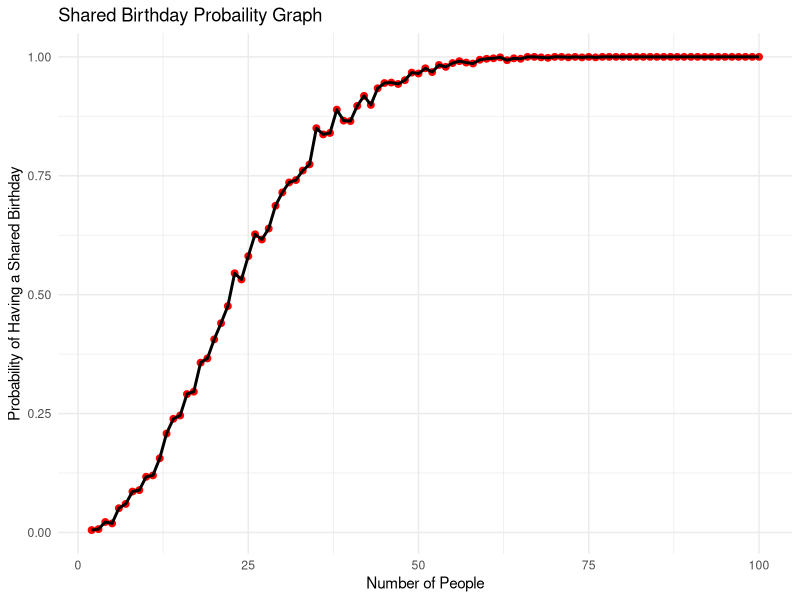
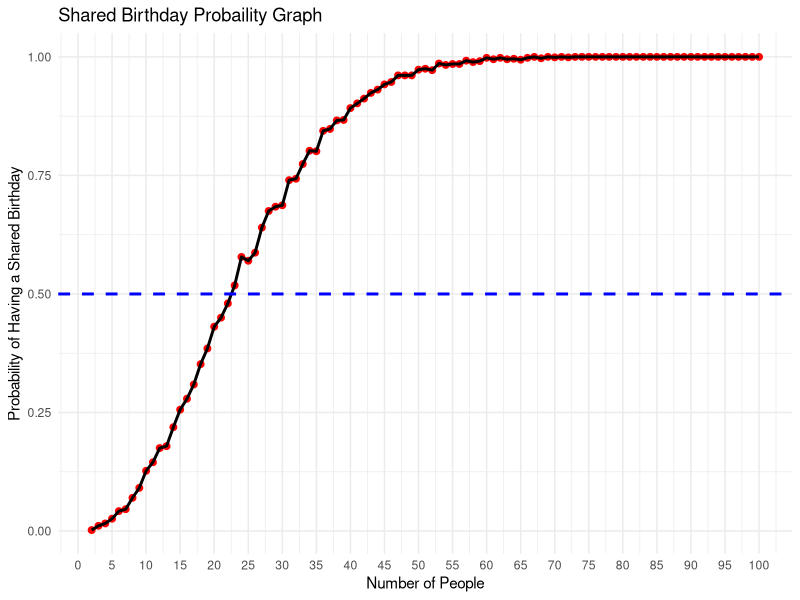

The R script that drew these images, in order:
## ---- chunk 1
library(tidyverse)
library(purrr)
library(ggplot2)
## ---- chunk 2
sim_shared_bday <- function(N){
  bdays <- sample(1:365, N, replace = TRUE)
  return(length(bdays) != length(unique(bdays)))
}
## ---- chunk 3
library(purrr)

estimate_shared_bday <- function(N, num_sims) {
  outcome <- map_lgl(1:num_sims, ~ sim_shared_bday(N))
  return(mean(outcome))
}
## ---- chunk 4
grp_size <- 2:100
num_sims <- 1000 
prob <- map_dbl(grp_size, ~ estimate_shared_bday(.x, num_sims))
data <- data.frame(group_size = grp_size, probability = prob)

ggplot(data, aes(x = group_size, y = probability)) + 
  geom_point(color = "red", size = 2) + 
  geom_line(size = 1) + 
  labs(
    title = "Shared Birthday Probaility Graph",
    x = "Number of People",
    y = "Probability of Having a Shared Birthday"
  ) + 
  theme_minimal()
## ---- chunk 5
grp_size <- 2:100
num_sims <- 1000 
prob <- map_dbl(grp_size, ~ estimate_shared_bday(.x, num_sims))
data <- data.frame(group_size = grp_size, probability = prob)

ggplot(data, aes(x = group_size, y = probability)) + 
  geom_point(color = "red", size = 2) + 
  geom_line(size = 1) + 
  geom_hline(yintercept = 0.5, linetype = "dashed", color = "blue", size = 1) + 
  scale_x_continuous(breaks = seq(0, 100, by = 5)) + 
  labs(
    title = "Shared Birthday Probaility Graph",
    x = "Number of People",
    y = "Probability of Having a Shared Birthday"
  ) + 
  theme_minimal()
